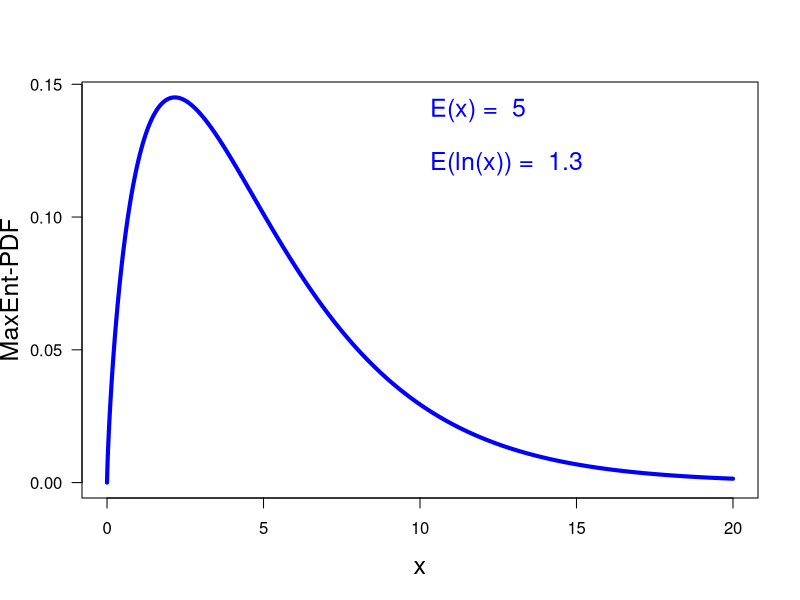

This figure's R source:
print('file: SolutionMaxEntChiSq5.R')
# EXERCISE & SOLUTION: MaxEnt PDF, mu & E(ln(x)), 0<= x < infinity
# (1) Constraint values:
mu = 5          # mean value
alpha2 = 1.3    # expectation of ln(x)
# (2) Define function determining Lambda_2 (= L2 = z) and plot over
#     a range that includes the root:
myFct1 = function(z){psigamma(z+1, deriv=0)-log((z+1)/mu)-alpha2} # z=L2
L2lower = 0.5; L2upper = 1
L2a = seq(L2lower,L2upper,0.001)
# (3) Numerical calculation of the root Lambda2 = L2:
#     remark: from plot of myFct1 we know that root is crossed in
#             upward direction -> set extendInt to 'upX'
out1 = uniroot(myFct1,lower=L2lower,upper=L2upper,extendInt='upX')
L2 = out1$root
# (4) Calculate the other Lagrange multipliers:
L1 = -(L2+1)/mu
L0 = 1+log( ((-L1)^(L2+1))/ gamma(L2+1) )
# (5) Check constraints:
p = function(x){exp(-1+L0+L1*x+L2*log(x))}
out2=integrate(p,0,Inf)   # normalization
px = function(x){x*exp(-1+L0+L1*x+L2*log(x))}
out3=integrate(px,0,Inf)     # mean
plnx = function(x){log(x)*exp(-1+L0+L1*x+L2*log(x))}
out4=integrate(plnx,0,Inf)   # E(ln(x))
# (6) Plot MaxEnt-PDF:
x = seq(0,20,0.001)
sflag = 2
if (sflag == 2) {
  # png('MaxEntElnxPDF171210.png',width=16,height=16,units='cm',res=300)
  plot(x,p(x),type='l',lwd=4,col='blue',xlab='x',ylab='MaxEnt-PDF',las=1,cex=0.4,cex.lab=1.5)
  xt = 10
  text(xt,0.14,paste('E(x) = ',as.character(mu)),col='blue',pos=4,cex=1.5)
  text(xt,0.12,paste('E(ln(x)) = ',as.character(alpha2)),col='blue',pos=4,cex=1.5)
  # dev.off()
}